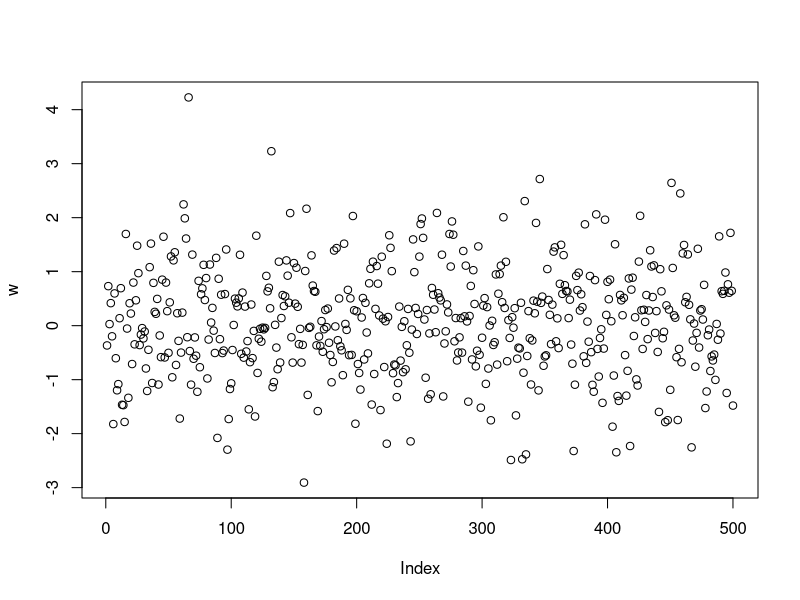
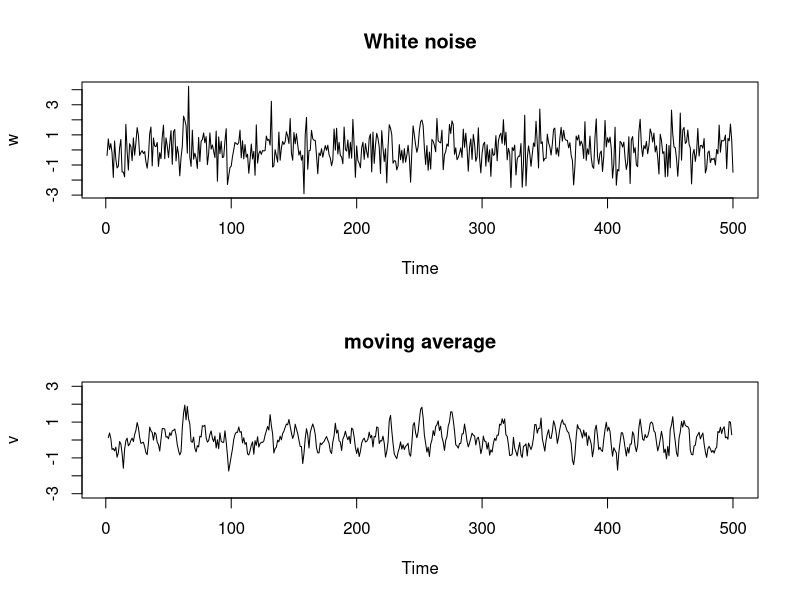
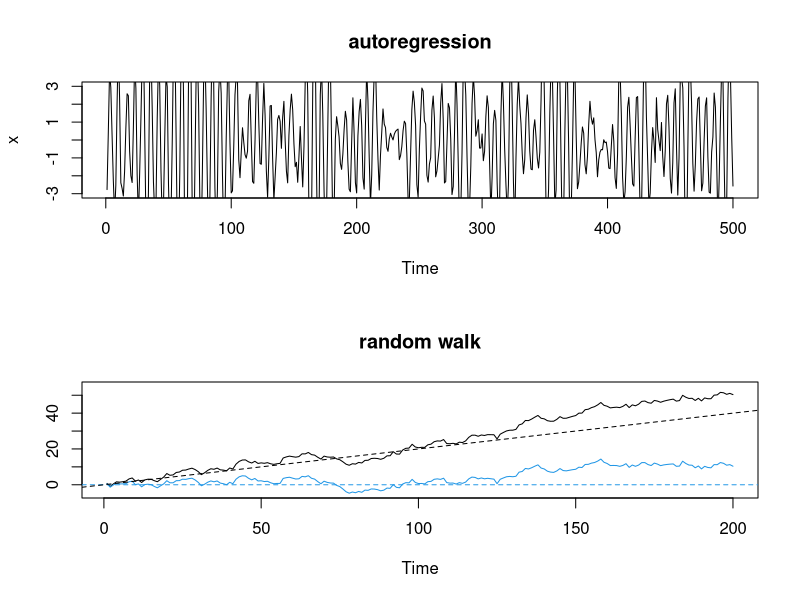
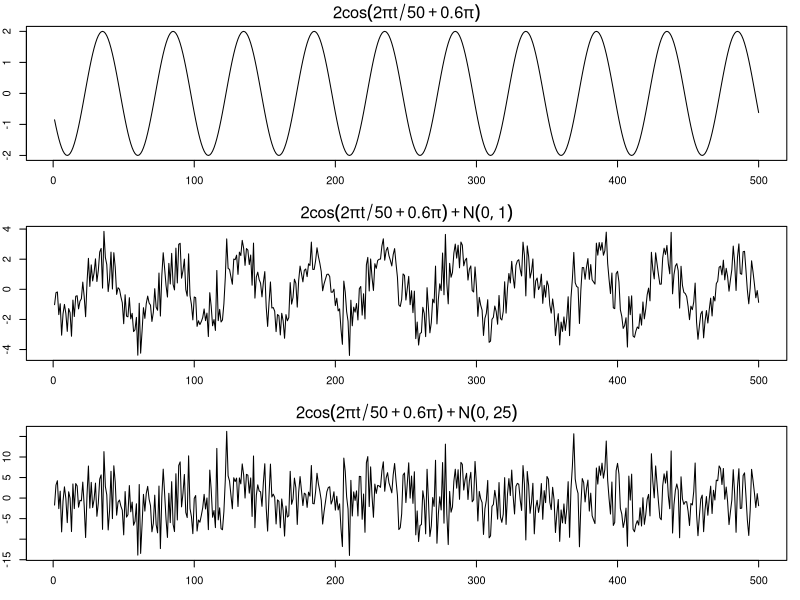

Here is the R script that generated these plots, in order:
#          *** TEXTBOOK SCRIPTS STAT5140 ***

# reset graphing area:
frame()
par(mfrow=c(1,1))

#  ex. 1.9 (11)
w = rnorm(500,0,1)
plot(w)
v = filter(w, sides = 2, filter=rep(1/3,3))
par(mfrow=c(2,1))
plot.ts(w, main = "White noise")
plot.ts(v, ylim=c(-3,3), main = "moving average")

# ex. 1.10 (11)
w = rnorm(550,0,1)
x = filter(w, filter=c(1,-.9), method="recursive")[-(1:50)]
plot.ts(x, ylim=c(-3,3), main = "autoregression")

# ex. 1.11 (12)
set.seed(154)
w = rnorm(200); x = cumsum(w)
wd = w + .2; xd = cumsum(wd)
plot.ts(xd, ylim=c(-5,55), main = "random walk", ylab='')
lines(x, col= 4); abline(h=0, col=4, lty=2); abline(a=0, b=.2, lty=2)

# ex. 1.12 (13)
cs = 2*cos(2*pi*1:500/50 + .6*pi); w = rnorm(500,0,1)
par(mfrow=c(3,1), mar=c(3,2,2,1), cex.main=1.5)
plot.ts(cs, main=expression(2*cos(2*pi*t/50+.6*pi)))
plot.ts(cs+w,main=expression(2*cos(2*pi*t/50+.6*pi) + N(0,1)))
plot.ts(cs+5*w,main=expression(2*cos(2*pi*t/50+.6*pi) + N(0,25)))
